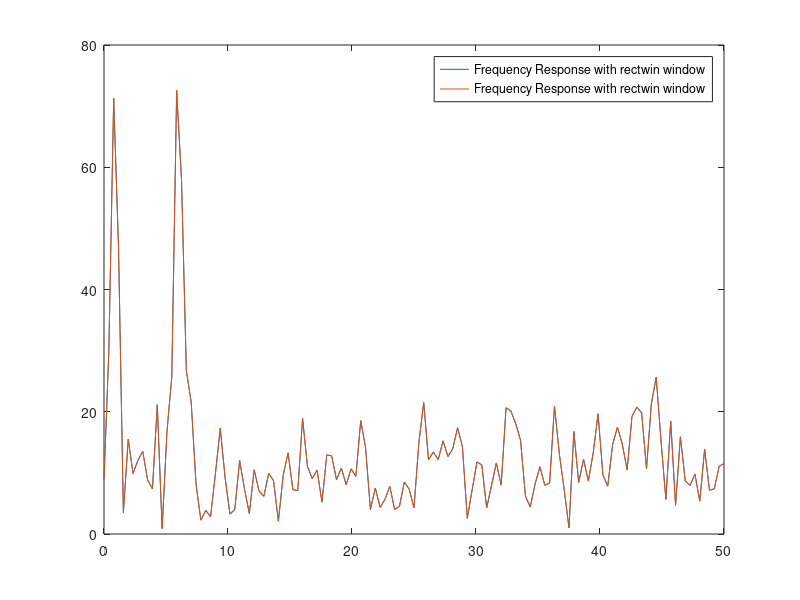
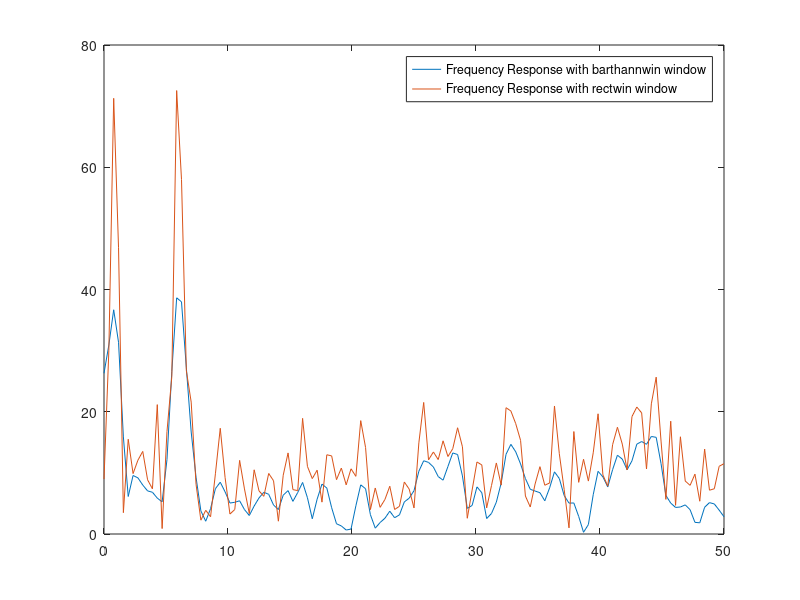
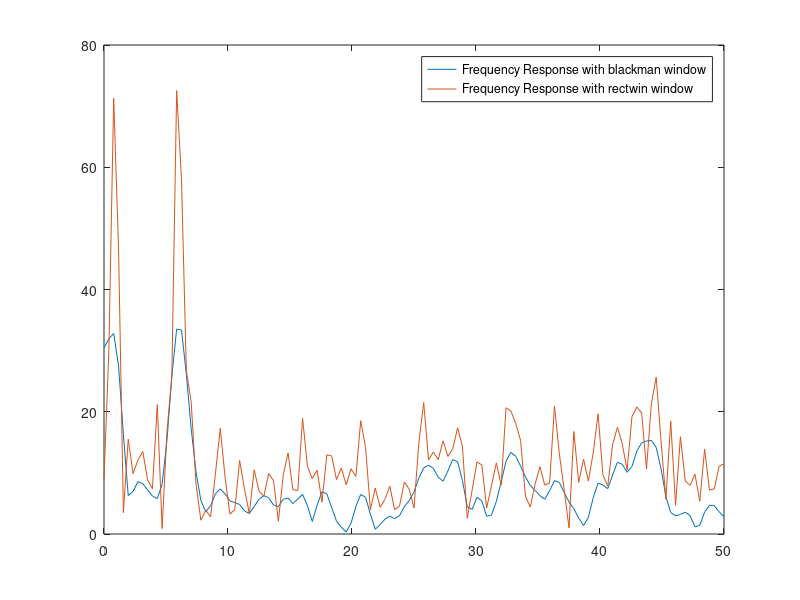
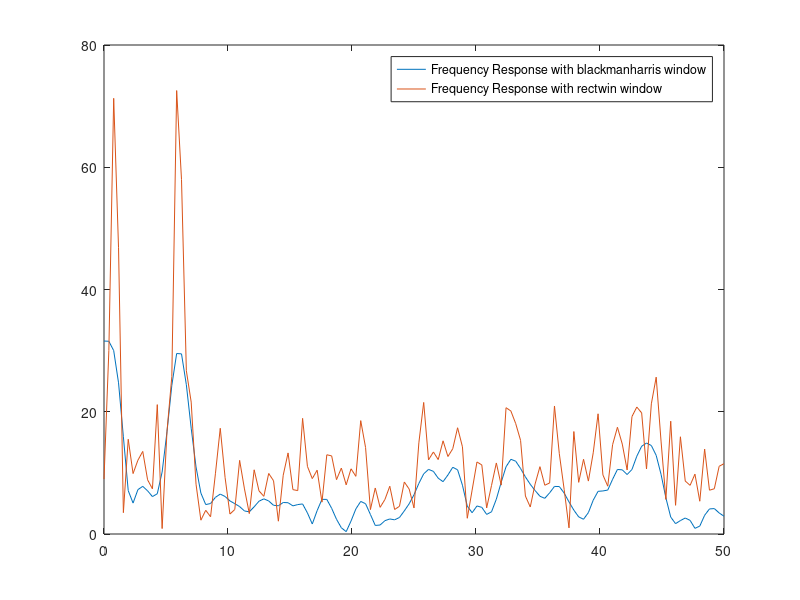

Write MATLAB code to recreate these figures, in order.
clear all
clc
close all

Fs = 100;                    % Sampling frequency
T = 1/Fs;                     % Sample time
L = 150;                     % Length of signal
t = (0:L-1)*T;                % Time vector
NFFT = 2^(nextpow2(L));
f= 0:Fs/NFFT:Fs/2;

%%% Sum of a 50 Hz sinusoid and a 120 Hz sinusoid
x = sin(2*pi*1*t) + sin(2*pi*6*t)+1*randn(size(t)); 
% beta=0:0.1:1;
% for i=1:length(beta)
%     w=window('kaiser',L,beta(i));
%     xw=x'.*w;
%     X=abs(fft(xw,NFFT));
%     plot(f,X(1:length(f)),'Color',[1 0.5 beta(i)]);
%     hold on
% end
% legend('1','2','3','4','5','6','7','8','9','10');
% 
% hold off
% beta=0:0.1:1;
% for i=1:length(beta)
% w=window('kaiser',L,0.8);
% plot(w)
% hold on
% end


% y = x + 2*randn(size(t));     % Sinusoids plus noise
% y=[1 zeros(1,L-1)];
 w_vector={'rectwin','barthannwin','blackman','blackmanharris','bohmanwin','chebwin','flattopwin','gausswin','hamming','hann','kaiser','nuttallwin',...
              'parzenwin','taylorwin','tukeywin'};

    for i=1:length(w_vector)
        w=window(w_vector{1},L);
        xr=x'.*w;
        XR=abs(fft(xr,NFFT));
        window_vector = window(w_vector{i},L);
        xw=x'.*window_vector;
        
        X=abs(fft(xw,NFFT));
        figure
%         subplot 211
%         plot(t(1:100),xw(1:100),'r'),title('Actual Signal, x'), xlabel('time (milliseconds)')
%         subplot 212
        plot(f,[X(1:length(f)),XR(1:length(f))])
        legend(sprintf('Frequency Response with %s window',w_vector{i}),sprintf('Frequency Response with %s window',w_vector{1}));
    end